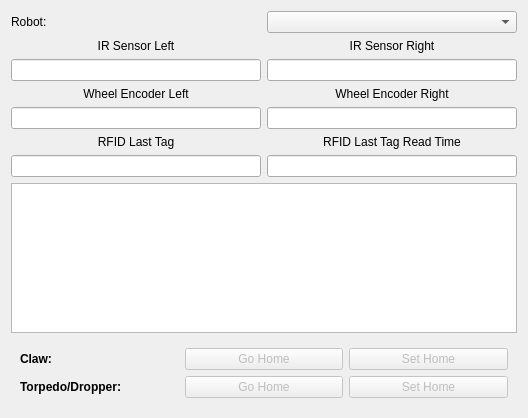
<?xml version="1.0" encoding="UTF-8"?>
<ui version="4.0">
 <class>Sensors</class>
 <widget class="QWidget" name="Sensors">
  <property name="geometry">
   <rect>
    <x>0</x>
    <y>0</y>
    <width>528</width>
    <height>418</height>
   </rect>
  </property>
  <property name="windowTitle">
   <string>Form</string>
  </property>
  <layout class="QVBoxLayout" name="verticalLayout">
   <item>
    <layout class="QHBoxLayout" name="horizontalLayout">
     <item>
      <widget class="QLabel" name="label_9">
       <property name="text">
        <string>Robot:</string>
       </property>
      </widget>
     </item>
     <item>
      <widget class="QComboBox" name="robot_select_block"/>
     </item>
    </layout>
   </item>
   <item>
    <layout class="QGridLayout" name="gridLayout">
     <item row="3" column="1">
      <widget class="QLineEdit" name="encoder_right_block"/>
     </item>
     <item row="0" column="0">
      <widget class="QLabel" name="label">
       <property name="layoutDirection">
        <enum>Qt::LeftToRight</enum>
       </property>
       <property name="text">
        <string>IR Sensor Left</string>
       </property>
       <property name="alignment">
        <set>Qt::AlignCenter</set>
       </property>
      </widget>
     </item>
     <item row="3" column="0">
      <widget class="QLineEdit" name="encoder_left_block"/>
     </item>
     <item row="1" column="1">
      <widget class="QLineEdit" name="IR_right_block"/>
     </item>
     <item row="2" column="0">
      <widget class="QLabel" name="label_3">
       <property name="layoutDirection">
        <enum>Qt::LeftToRight</enum>
       </property>
       <property name="text">
        <string>Wheel Encoder Left</string>
       </property>
       <property name="alignment">
        <set>Qt::AlignCenter</set>
       </property>
      </widget>
     </item>
     <item row="4" column="0">
      <widget class="QLabel" name="label_5">
       <property name="layoutDirection">
        <enum>Qt::LeftToRight</enum>
       </property>
       <property name="text">
        <string>RFID Last Tag</string>
       </property>
       <property name="alignment">
        <set>Qt::AlignCenter</set>
       </property>
      </widget>
     </item>
     <item row="1" column="0">
      <widget class="QLineEdit" name="IR_left_block"/>
     </item>
     <item row="2" column="1">
      <widget class="QLabel" name="label_4">
       <property name="layoutDirection">
        <enum>Qt::LeftToRight</enum>
       </property>
       <property name="text">
        <string>Wheel Encoder Right</string>
       </property>
       <property name="alignment">
        <set>Qt::AlignCenter</set>
       </property>
      </widget>
     </item>
     <item row="0" column="1">
      <widget class="QLabel" name="label_2">
       <property name="layoutDirection">
        <enum>Qt::LeftToRight</enum>
       </property>
       <property name="text">
        <string>IR Sensor Right</string>
       </property>
       <property name="alignment">
        <set>Qt::AlignCenter</set>
       </property>
      </widget>
     </item>
     <item row="4" column="1">
      <widget class="QLabel" name="label_6">
       <property name="layoutDirection">
        <enum>Qt::LeftToRight</enum>
       </property>
       <property name="text">
        <string>RFID Last Tag Read Time</string>
       </property>
       <property name="alignment">
        <set>Qt::AlignCenter</set>
       </property>
      </widget>
     </item>
     <item row="5" column="0">
      <widget class="QLineEdit" name="rfid_tag_block"/>
     </item>
     <item row="5" column="1">
      <widget class="QLineEdit" name="rfid_time_block"/>
     </item>
    </layout>
   </item>
   <item>
    <widget class="QTextEdit" name="debug_box"/>
   </item>
   <item>
    <widget class="QWidget" name="servoMgmtGroup" native="true">
     <property name="visible">
      <bool>false</bool>
     </property>
     <property name="toolTip">
      <string/>
     </property>
     <layout class="QGridLayout" name="gridLayout_2">
      <item row="1" column="2">
       <widget class="QPushButton" name="ctrlTorpSetHome">
        <property name="enabled">
         <bool>false</bool>
        </property>
        <property name="text">
         <string>Set Home</string>
        </property>
       </widget>
      </item>
      <item row="0" column="1">
       <widget class="QPushButton" name="ctrlClawGoHome">
        <property name="enabled">
         <bool>false</bool>
        </property>
        <property name="text">
         <string>Go Home</string>
        </property>
       </widget>
      </item>
      <item row="1" column="0">
       <widget class="QLabel" name="label_8">
        <property name="styleSheet">
         <string notr="true">font-weight: bold</string>
        </property>
        <property name="text">
         <string>Torpedo/Dropper:</string>
        </property>
       </widget>
      </item>
      <item row="0" column="2">
       <widget class="QPushButton" name="ctrlClawSetHome">
        <property name="enabled">
         <bool>false</bool>
        </property>
        <property name="text">
         <string>Set Home</string>
        </property>
       </widget>
      </item>
      <item row="0" column="0">
       <widget class="QLabel" name="label_7">
        <property name="styleSheet">
         <string notr="true">font-weight: bold</string>
        </property>
        <property name="text">
         <string>Claw:</string>
        </property>
       </widget>
      </item>
      <item row="1" column="1">
       <widget class="QPushButton" name="ctrlTorpGoHome">
        <property name="enabled">
         <bool>false</bool>
        </property>
        <property name="text">
         <string>Go Home</string>
        </property>
       </widget>
      </item>
     </layout>
    </widget>
   </item>
  </layout>
 </widget>
 <resources/>
 <connections/>
</ui>
